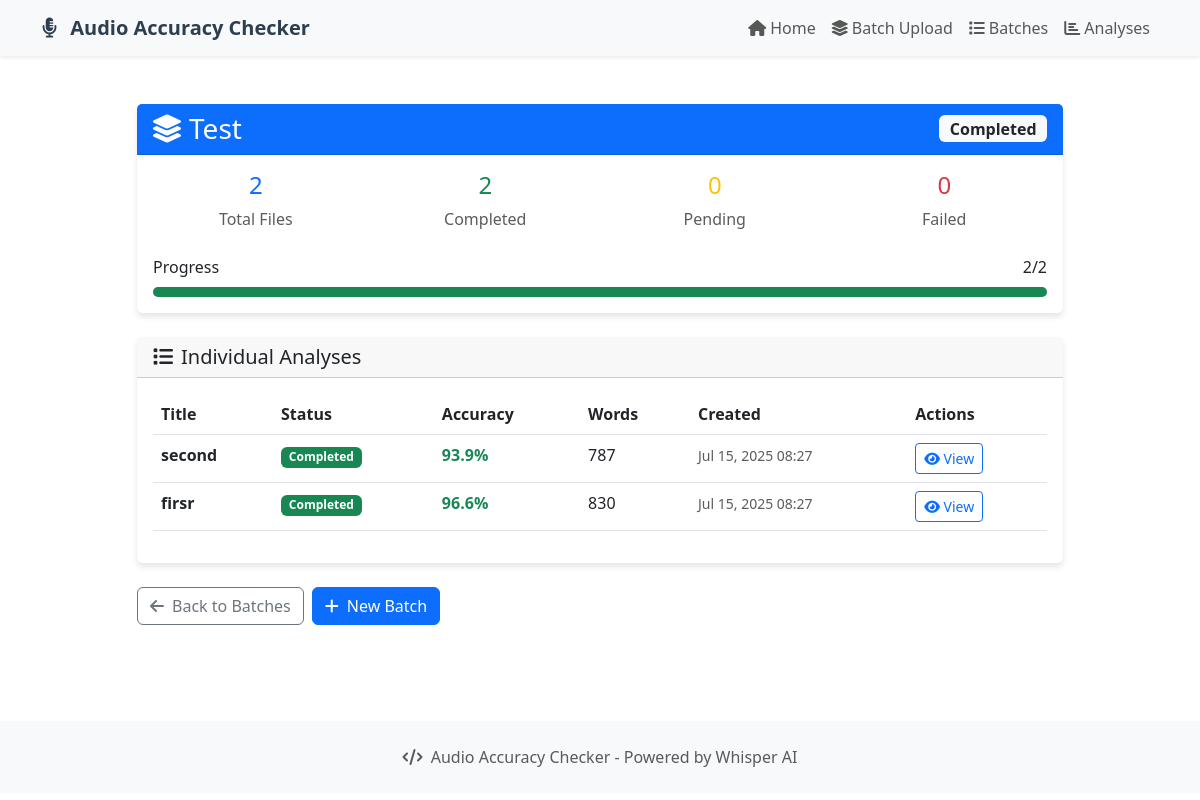
Page /batch/4/ on the committed database.
### audio_checker/models.py (models this page shows, shortened)
class BatchUpload(models.Model):
    title = models.CharField(max_length=200)
    created_at = models.DateTimeField(auto_now_add=True)
    updated_at = models.DateTimeField(auto_now=True)
    user = models.ForeignKey(User, on_delete=models.CASCADE, null=True, blank=True)
    status = models.CharField(max_length=20, choices=[
        ('pending', 'Pending'),
        ('processing', 'Processing'),
        ('completed', 'Completed'),
        ('failed', 'Failed'),
    ], default='pending')
    def get_total_analyses(self):
        return self.analyses.count()
    def get_completed_analyses(self):
        return self.analyses.filter(accuracy_score__isnull=False).exclude(accuracy_score=-1).count()
    def get_failed_analyses(self):
        return self.analyses.filter(accuracy_score=-1).count()

class AudioAnalysis(models.Model):
    title = models.CharField(max_length=200)
    script_file = models.FileField(upload_to='scripts/')
    audio_file = models.FileField(upload_to='audio/')
    created_at = models.DateTimeField(auto_now_add=True)
    updated_at = models.DateTimeField(auto_now=True)
    user = models.ForeignKey(User, on_delete=models.CASCADE, null=True, blank=True)
    batch = models.ForeignKey(BatchUpload, on_delete=models.CASCADE, related_name='analyses', null=True, blank=True)
    accuracy_score = models.FloatField(null=True, blank=True)
    total_words = models.IntegerField(default=0)
    correct_words = models.IntegerField(default=0)
    missing_words = models.IntegerField(default=0)
    wrong_words = models.IntegerField(default=0)
    def get_accuracy_percentage(self):
        if self.total_words > 0:
            return (self.correct_words / self.total_words) * 100
        return 0

### audio_checker/views.py (the view)
# urls.py: path('batch/<int:batch_id>/', views.batch_detail, name='batch_detail'),
def batch_detail(request, batch_id):
    batch = get_object_or_404(BatchUpload, id=batch_id)
    analyses = batch.analyses.all().order_by('-created_at')
    total = batch.get_total_analyses()
    completed = batch.get_completed_analyses()
    failed = batch.get_failed_analyses()
    if total == 0:
        batch.status = 'pending'
    elif completed + failed == total:
        batch.status = 'completed' if failed == 0 else 'failed'
    else:
        batch.status = 'processing'
    batch.save()
    context = {
        'batch': batch,
        'analyses': analyses,
        'total': total,
        'completed': completed,
        'failed': failed,
        'pending': total - completed - failed
    }
    return render(request, 'audio_checker/batch_detail.html', context)

### audio_checker/templates/audio_checker/batch_detail.html (shortened to what this page needs)
{% extends 'audio_checker/base.html' %}
{% block content %}
<div class="container py-5">
    <div class="row">
        <div class="col-lg-10 mx-auto">
            <div class="card mb-4">
                <div class="card-header bg-primary text-white">
                    <div class="d-flex justify-content-between align-items-center">
                        <h3 class="mb-0">
                            <i class="fas fa-layer-group me-2"></i>{{ batch.title }}
                        </h3>
                        <span class="badge bg-light text-dark fs-6">
                            {{ batch.status|title }}
                        </span>
                    </div>
                </div>
                <div class="card-body">
                    <div class="row">
                        <div class="col-md-3">
                            <div class="text-center">
                                <h4 class="text-primary">{{ total }}</h4>
                                <p class="text-muted mb-0">Total Files</p>
                            </div>
                        </div>
                        <div class="col-md-3">
                            <div class="text-center">
                                <h4 class="text-success">{{ completed }}</h4>
                                <p class="text-muted mb-0">Completed</p>
                            </div>
                        </div>
                        <div class="col-md-3">
                            <div class="text-center">
                                <h4 class="text-warning">{{ pending }}</h4>
                                <p class="text-muted mb-0">Pending</p>
                            </div>
                        </div>
                        <div class="col-md-3">
                            <div class="text-center">
                                <h4 class="text-danger">{{ failed }}</h4>
                                <p class="text-muted mb-0">Failed</p>
                            </div>
                        </div>
                    </div>
                    {% if total > 0 %}
                    <div class="mt-4">
                        <div class="d-flex justify-content-between mb-2">
                            <span>Progress</span>
                            <span>{{ completed|add:failed }}/{{ total }}</span>
                        </div>
                        <div class="progress" style="height: 10px;">
                            <div class="progress-bar bg-success" role="progressbar"
                                 style="width: {% widthratio completed total 100 %}%"></div>
                        </div>
                    </div>
                    {% endif %}
                </div>
            </div>
            <div class="card">
                <div class="card-header">
                    <h5 class="mb-0">
                        <i class="fas fa-list me-2"></i>Individual Analyses
                    </h5>
                </div>
                <div class="card-body">
                    {% if analyses %}
                        <div class="table-responsive">
                            <table class="table table-hover">
                                <thead>
                                    <tr>
                                        <th>Title</th>
                                        <th>Status</th>
                                        <th>Accuracy</th>
                                        <th>Words</th>
                                        <th>Created</th>
                                        <th>Actions</th>
                                    </tr>
                                </thead>
                                <tbody>
                                    {% for analysis in analyses %}
                                    <tr>
                                        <td>
                                            <strong>{{ analysis.title }}</strong>
                                        </td>
                                        <td>
                                            {% if analysis.accuracy_score is None %}
                                                <span class="badge bg-warning">Processing</span>
                                            {% elif analysis.accuracy_score == -1 %}
                                                <span class="badge bg-danger">Failed</span>
                                            {% else %}
                                                <span class="badge bg-success">Completed</span>
                                            {% endif %}
                                        </td>
                                        <td>
                                            {% if analysis.accuracy_score and analysis.accuracy_score != -1 %}
                                                <span class="fw-bold text-{% if analysis.get_accuracy_percentage >= 80 %}success{% elif analysis.get_accuracy_percentage >= 60 %}warning{% else %}danger{% endif %}">
                                                    {{ analysis.get_accuracy_percentage|floatformat:1 }}%
                                                </span>
                                            {% else %}
                                                <span class="text-muted">-</span>
                                            {% endif %}
                                        </td>
                                        <td>
                                            {% if analysis.total_words > 0 %}
                                                {{ analysis.total_words }}
                                            {% else %}
                                                <span class="text-muted">-</span>
                                            {% endif %}
                                        </td>
                                        <td>
                                            <small class="text-muted">
                                                {{ analysis.created_at|date:"M d, Y H:i" }}
                                            </small>
                                        </td>
                                        <td>
                                            {% if analysis.accuracy_score and analysis.accuracy_score != -1 %}
                                                <a href="{% url 'audio_checker:analysis_detail' analysis.id %}"
                                                   class="btn btn-sm btn-outline-primary">
                                                    <i class="fas fa-eye"></i> View
                                                </a>
                                            {% else %}
                                                <button class="btn btn-sm btn-outline-secondary" disabled>
                                                    <i class="fas fa-clock"></i> Processing
                                                </button>
                                            {% endif %}
                                        </td>
                                    </tr>
                                    {% endfor %}
                                </tbody>
                            </table>
                        </div>
                    {% else %}
                        <div class="text-center py-4">
                            <i class="fas fa-inbox fa-3x text-muted mb-3"></i>
                            <p class="text-muted">No analyses found in this batch.</p>
                        </div>
                    {% endif %}
                </div>
            </div>
            <div class="mt-4 d-flex gap-2">
                <a href="{% url 'audio_checker:batch_list' %}" class="btn btn-outline-secondary">
                    <i class="fas fa-arrow-left me-2"></i>Back to Batches
                </a>
                <a href="{% url 'audio_checker:batch_upload' %}" class="btn btn-primary">
                    <i class="fas fa-plus me-2"></i>New Batch
                </a>
            </div>
        </div>
    </div>
</div>
{% endblock %}

### audio_checker/templates/audio_checker/base.html (style rules this page uses)
.card { border: none; box-shadow: 0 4px 6px rgba(0, 0, 0, 0.1); transition: transform 0.2s; }
.progress-bar { transition: width 0.3s ease; }

### rows in the picture
BatchUpload: title "Test", status "Completed"
AudioAnalysis: title "second", accuracy_score "Completed", get_accuracy_percentage "93.9", total_words "787", created_at "Jul 15, 2025 08:27"
AudioAnalysis: title "firsr", accuracy_score "Completed", get_accuracy_percentage "96.6", total_words "830", created_at "Jul 15, 2025 08:27"

### other values in the picture
{{ total }} "2"
{{ completed }} "2"
{{ pending }} "0"
{{ failed }} "0"
{{ completed|add:failed }} "2"
